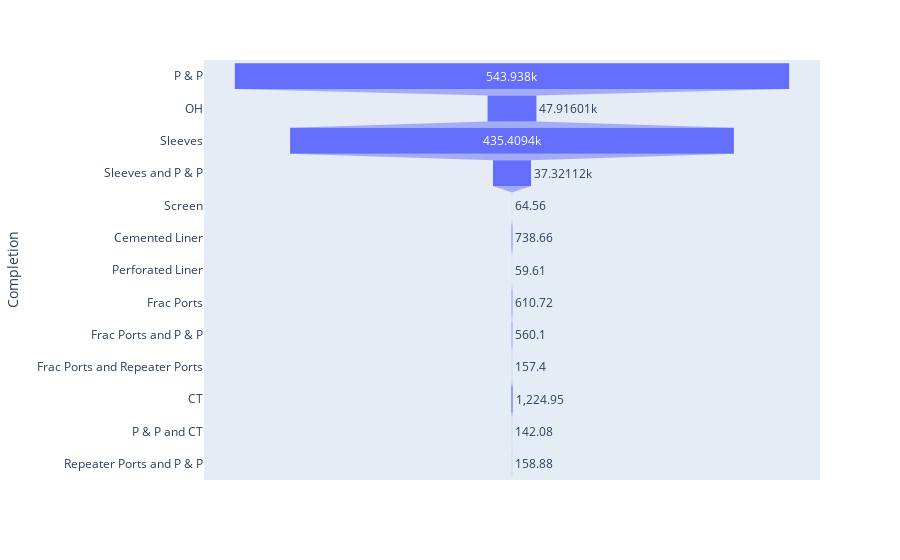

Source (notebook cell):
### Code cell
#Print figure
data = dict(
    number= compl_prod,
    Completion = completion_types)
fig = px.funnel(data, x='number', y='Completion')
fig.show()

### Figure 1 — Plotly figure (JSON) as saved in the notebook; plotly's stock layout.template omitted (floating-point values rounded to 4 significant figures)
{"data": [{"hovertemplate": "number=%{x}<br>Completion=%{y}<extra></extra>", "legendgroup": "", "marker": {"color": "#636efa"}, "name": "", "orientation": "h", "showlegend": false, "type": "funnel", "x": [543900.0, 47920.0, 435400.0, 37320.0, 64.56, 738.7, 59.61, 610.7, 560.1, 157.4, 1225.0, 142.1, 158.9], "xaxis": "x", "y": ["P & P", "OH", "Sleeves", "Sleeves and P & P", "Screen", "Cemented Liner", "Perforated Liner", "Frac Ports", "Frac Ports and P & P", "Frac Ports and Repeater Ports", "CT", "P & P and CT", "Repeater Ports and P & P"], "yaxis": "y"}], "layout": {"legend": {"tracegroupgap": 0}, "margin": {"t": 60}, "xaxis": {"anchor": "y", "domain": [0, 1], "title": {"text": "number"}}, "yaxis": {"anchor": "x", "domain": [0, 1], "title": {"text": "Completion"}}}}
